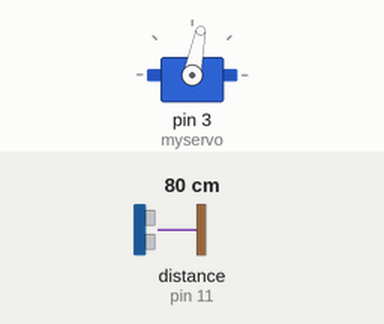
A sketch run on a simulated Arduino Uno, built with avr-gcc and run on an emulated ATmega328P. Parts: servo. The inputs (shaded band) are chosen by the test bench; at power-on: distance to the obstacle (sensor on pin 11) 80 cm. The echo pulse lasts 58.3 µs per cm; what the sketch prints to the serial monitor is not drawn.

Above: at 1.2 s.
1.3 s: distance to the obstacle (sensor on pin 11) set to 2 cm
4.3 s: distance to the obstacle (sensor on pin 11) set to 4 cm
Timing chart, 0 to 13.3 s (numbered marks = the images above; inputs shaded):
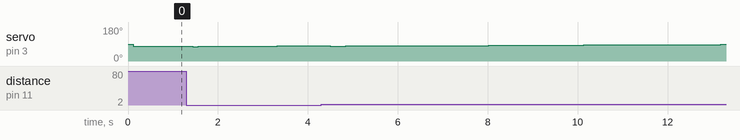

The sketch:

ball_and_beam.ino
```cpp
#include <PID_v1.h>
#include <Servo.h>
#include <NewPing.h>

#define TRIGGER_PIN  12
#define ECHO_PIN     11
#define MAX_DISTANCE 60

NewPing sonar(TRIGGER_PIN, ECHO_PIN, MAX_DISTANCE);

double Setpoint, Input, Output;
double kp, ki, kd;
float distance;

Servo myservo;
PID myPID(&Input, &Output, &Setpoint,kp,ki,kd, DIRECT);

void setup() {
  Serial.begin(115200);
  myservo.attach(3);
  kp = 0.8;
  ki = 0.07;
  kd = 0.12;
  Setpoint = 20;

  myPID.SetTunings(kp, ki, kd);
  myPID.SetOutputLimits	(62, 88);
  myPID.SetMode(AUTOMATIC);
}

void loop() {
  //Read the position of ball, the sensor ping 4 times
  //and get the average ecoh time,
  //US_ROUNDTRIP_CM is a constance set by the ping library
 unsigned int uS = sonar.ping_median(5);
  distance = uS/ US_ROUNDTRIP_CM;
  //distance = sonar.ping_cm();

  //print the output
  Serial.println(distance);

  //compute teh PID controller
  Input = distance;
  myPID.Compute();
  myservo.write(Output);

  //turn the PID controller if serial is available
  if (Serial.available() > 0) {
    kp  = Serial.parseFloat();
    ki = Serial.parseFloat();
    kd = Serial.parseFloat();
    myPID.SetTunings(kp, ki, kd);
  }
}
```
